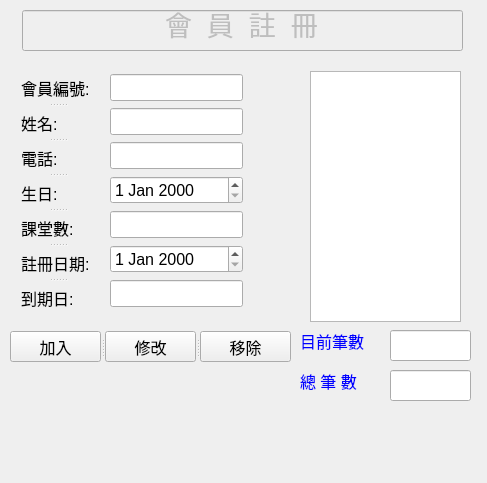
<?xml version="1.0" encoding="UTF-8"?>
<ui version="4.0">
 <class>Form</class>
 <widget class="QWidget" name="Form">
  <property name="geometry">
   <rect>
    <x>0</x>
    <y>0</y>
    <width>487</width>
    <height>483</height>
   </rect>
  </property>
  <property name="windowTitle">
   <string>Form</string>
  </property>
  <widget class="QSplitter" name="splitter_3">
   <property name="geometry">
    <rect>
     <x>10</x>
     <y>331</y>
     <width>281</width>
     <height>31</height>
    </rect>
   </property>
   <property name="orientation">
    <enum>Qt::Horizontal</enum>
   </property>
   <widget class="QPushButton" name="pushButton_NewVip">
    <property name="font">
     <font>
      <pointsize>12</pointsize>
     </font>
    </property>
    <property name="text">
     <string>加入</string>
    </property>
   </widget>
   <widget class="QPushButton" name="pushButton_UpData">
    <property name="font">
     <font>
      <pointsize>12</pointsize>
     </font>
    </property>
    <property name="text">
     <string>修改</string>
    </property>
   </widget>
   <widget class="QPushButton" name="pushButton_Delete">
    <property name="font">
     <font>
      <pointsize>12</pointsize>
     </font>
    </property>
    <property name="text">
     <string>移除</string>
    </property>
   </widget>
  </widget>
  <widget class="QListWidget" name="listWidget_All_id">
   <property name="geometry">
    <rect>
     <x>310</x>
     <y>71</y>
     <width>151</width>
     <height>251</height>
    </rect>
   </property>
  </widget>
  <widget class="QSplitter" name="splitter_2">
   <property name="geometry">
    <rect>
     <x>21</x>
     <y>72</y>
     <width>73</width>
     <height>241</height>
    </rect>
   </property>
   <property name="orientation">
    <enum>Qt::Vertical</enum>
   </property>
   <widget class="QLabel" name="label_id">
    <property name="font">
     <font>
      <pointsize>12</pointsize>
     </font>
    </property>
    <property name="text">
     <string>會員編號:</string>
    </property>
   </widget>
   <widget class="QLabel" name="label_name">
    <property name="font">
     <font>
      <pointsize>12</pointsize>
     </font>
    </property>
    <property name="text">
     <string>姓名:</string>
    </property>
   </widget>
   <widget class="QLabel" name="label_phone">
    <property name="font">
     <font>
      <pointsize>12</pointsize>
     </font>
    </property>
    <property name="text">
     <string>電話:</string>
    </property>
   </widget>
   <widget class="QLabel" name="label_Birthday">
    <property name="font">
     <font>
      <pointsize>12</pointsize>
     </font>
    </property>
    <property name="text">
     <string>生日:</string>
    </property>
   </widget>
   <widget class="QLabel" name="label_lesson">
    <property name="font">
     <font>
      <pointsize>12</pointsize>
     </font>
    </property>
    <property name="text">
     <string>課堂數:</string>
    </property>
   </widget>
   <widget class="QLabel" name="label_Add">
    <property name="font">
     <font>
      <pointsize>12</pointsize>
     </font>
    </property>
    <property name="text">
     <string>註冊日期:</string>
    </property>
   </widget>
   <widget class="QLabel" name="label_expire">
    <property name="font">
     <font>
      <pointsize>12</pointsize>
     </font>
    </property>
    <property name="text">
     <string>到期日:</string>
    </property>
   </widget>
  </widget>
  <widget class="QLineEdit" name="lineEdit">
   <property name="enabled">
    <bool>false</bool>
   </property>
   <property name="geometry">
    <rect>
     <x>22</x>
     <y>10</y>
     <width>441</width>
     <height>41</height>
    </rect>
   </property>
   <property name="font">
    <font>
     <pointsize>20</pointsize>
    </font>
   </property>
   <property name="text">
    <string>會  員  註  冊</string>
   </property>
   <property name="alignment">
    <set>Qt::AlignCenter</set>
   </property>
  </widget>
  <widget class="QLabel" name="label_16">
   <property name="geometry">
    <rect>
     <x>300</x>
     <y>330</y>
     <width>81</width>
     <height>21</height>
    </rect>
   </property>
   <property name="font">
    <font>
     <pointsize>12</pointsize>
    </font>
   </property>
   <property name="styleSheet">
    <string notr="true">color: rgb(0, 0, 255);</string>
   </property>
   <property name="text">
    <string>目前筆數</string>
   </property>
  </widget>
  <widget class="QLabel" name="label_15">
   <property name="geometry">
    <rect>
     <x>300</x>
     <y>370</y>
     <width>81</width>
     <height>21</height>
    </rect>
   </property>
   <property name="font">
    <font>
     <pointsize>12</pointsize>
    </font>
   </property>
   <property name="styleSheet">
    <string notr="true">color: rgb(0, 0, 255);</string>
   </property>
   <property name="text">
    <string>總 筆 數</string>
   </property>
  </widget>
  <widget class="QLineEdit" name="lineEdit_15">
   <property name="enabled">
    <bool>true</bool>
   </property>
   <property name="geometry">
    <rect>
     <x>390</x>
     <y>330</y>
     <width>81</width>
     <height>31</height>
    </rect>
   </property>
   <property name="font">
    <font>
     <pointsize>12</pointsize>
    </font>
   </property>
   <property name="text">
    <string/>
   </property>
   <property name="alignment">
    <set>Qt::AlignCenter</set>
   </property>
  </widget>
  <widget class="QLineEdit" name="lineEdit_14">
   <property name="enabled">
    <bool>true</bool>
   </property>
   <property name="geometry">
    <rect>
     <x>390</x>
     <y>370</y>
     <width>81</width>
     <height>31</height>
    </rect>
   </property>
   <property name="font">
    <font>
     <pointsize>12</pointsize>
    </font>
   </property>
   <property name="text">
    <string/>
   </property>
   <property name="alignment">
    <set>Qt::AlignCenter</set>
   </property>
  </widget>
  <widget class="QWidget" name="">
   <property name="geometry">
    <rect>
     <x>110</x>
     <y>73</y>
     <width>133</width>
     <height>241</height>
    </rect>
   </property>
   <layout class="QVBoxLayout" name="verticalLayout">
    <item>
     <widget class="QLineEdit" name="lineEdit_id">
      <property name="font">
       <font>
        <pointsize>12</pointsize>
       </font>
      </property>
     </widget>
    </item>
    <item>
     <widget class="QLineEdit" name="lineEdit_name">
      <property name="enabled">
       <bool>true</bool>
      </property>
      <property name="font">
       <font>
        <pointsize>12</pointsize>
       </font>
      </property>
     </widget>
    </item>
    <item>
     <widget class="QLineEdit" name="lineEdit_phone">
      <property name="font">
       <font>
        <pointsize>12</pointsize>
       </font>
      </property>
     </widget>
    </item>
    <item>
     <widget class="QDateEdit" name="dateEdit_Birthday">
      <property name="font">
       <font>
        <pointsize>12</pointsize>
       </font>
      </property>
     </widget>
    </item>
    <item>
     <widget class="QLineEdit" name="lineEdit_lesson">
      <property name="font">
       <font>
        <pointsize>12</pointsize>
       </font>
      </property>
     </widget>
    </item>
    <item>
     <widget class="QDateEdit" name="dateEdit_Add">
      <property name="font">
       <font>
        <pointsize>12</pointsize>
       </font>
      </property>
     </widget>
    </item>
    <item>
     <widget class="QLineEdit" name="lineEdit_expire">
      <property name="font">
       <font>
        <pointsize>12</pointsize>
       </font>
      </property>
     </widget>
    </item>
   </layout>
  </widget>
 </widget>
 <resources/>
 <connections/>
</ui>
